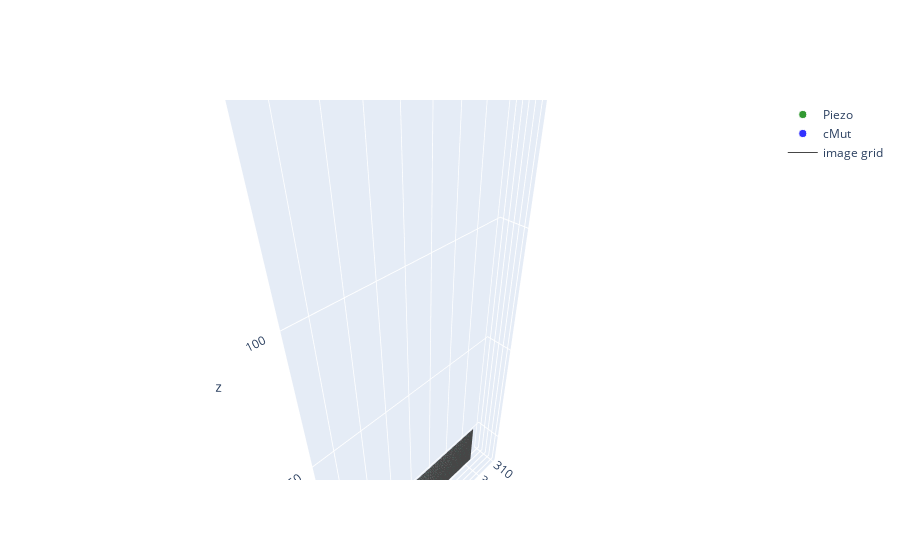

Notebook source saved alongside this figure:
### Code cell
mb.plot_positions(u=u, v=v, o=o, res_u=res_u, res_v=res_v, kernel=kernel)

### Figure 1 — Plotly figure (JSON) as saved in the notebook; plotly's stock layout.template omitted (floating-point values rounded to 4 significant figures; data arrays with more than 128 entries replaced by an {"elided": "..."} marker saying what was removed)
{"data": [{"marker": {"color": {"elided": "2013 str values"}, "opacity": 0.8, "size": {"elided": "2013 int values"}}, "mode": "markers", "name": "Piezo", "type": "scatter3d", "x": {"elided": "2013 int values"}, "y": {"elided": "2013 int values"}, "z": {"elided": "2013 int values"}}, {"marker": {"color": {"elided": "2013 str values"}, "opacity": 0.8, "size": {"elided": "2013 int values"}}, "mode": "markers", "name": "cMut", "type": "scatter3d", "x": {"elided": "2013 float values"}, "y": {"elided": "2013 int values"}, "z": {"elided": "2013 int values"}}, {"i": [0, 1], "j": [1, 3], "k": [2, 2], "name": "image plane", "opacity": 0.2, "type": "mesh3d", "x": [320, 360, 320, 360], "y": [-110, -110, -110, -110], "z": [10, 10, -10, -10]}, {"line": {"color": "rgb(70,70,70)", "width": 1}, "mode": "lines", "name": "image grid", "type": "scatter3d", "x": {"elided": "366 float values"}, "y": {"elided": "366 int values"}, "z": {"elided": "366 float values"}}], "layout": {"scene": {"aspectmode": "data"}}}
